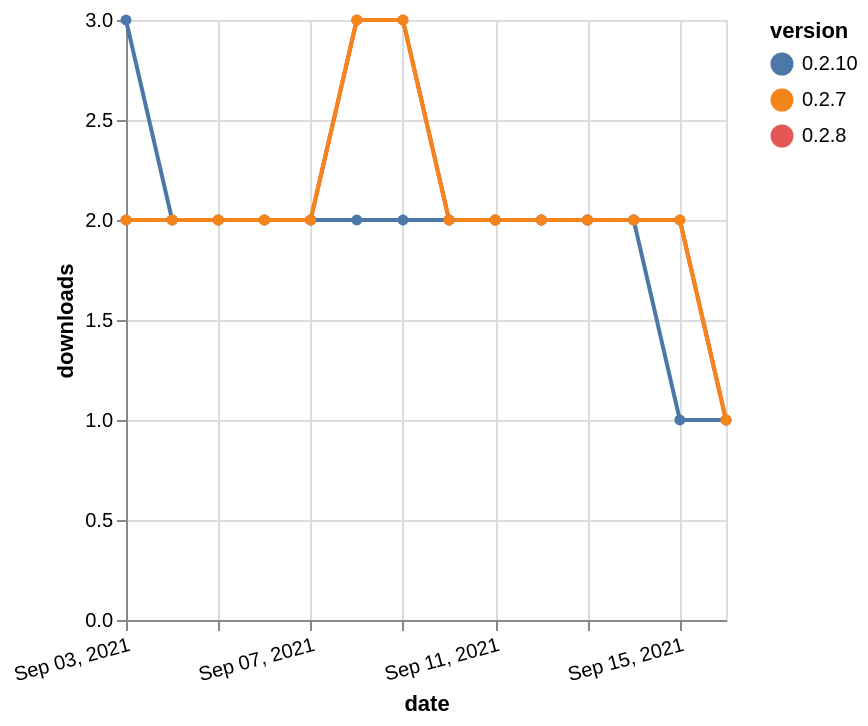

The Vega-Lite source for this figure:
### Vega-Lite specification from a JSON file in a GitHub repository (floating-point values rounded to 4 significant figures)
{"$schema": "https://vega.github.io/schema/vega-lite/v5.json", "description": "A simple bar chart with embedded data.", "data": {"values": [{"date": "2021-09-03", "total": 2274, "delta": 3, "version": "0.2.10"}, {"date": "2021-09-04", "total": 2276, "delta": 2, "version": "0.2.10"}, {"date": "2021-09-05", "total": 2278, "delta": 2, "version": "0.2.10"}, {"date": "2021-09-06", "total": 2280, "delta": 2, "version": "0.2.10"}, {"date": "2021-09-07", "total": 2282, "delta": 2, "version": "0.2.10"}, {"date": "2021-09-08", "total": 2284, "delta": 2, "version": "0.2.10"}, {"date": "2021-09-09", "total": 2286, "delta": 2, "version": "0.2.10"}, {"date": "2021-09-10", "total": 2288, "delta": 2, "version": "0.2.10"}, {"date": "2021-09-11", "total": 2290, "delta": 2, "version": "0.2.10"}, {"date": "2021-09-12", "total": 2292, "delta": 2, "version": "0.2.10"}, {"date": "2021-09-13", "total": 2294, "delta": 2, "version": "0.2.10"}, {"date": "2021-09-14", "total": 2296, "delta": 2, "version": "0.2.10"}, {"date": "2021-09-15", "total": 2297, "delta": 1, "version": "0.2.10"}, {"date": "2021-09-16", "total": 2298, "delta": 1, "version": "0.2.10"}, {"date": "2021-09-03", "total": 2714, "delta": 2, "version": "0.2.8"}, {"date": "2021-09-04", "total": 2716, "delta": 2, "version": "0.2.8"}, {"date": "2021-09-05", "total": 2718, "delta": 2, "version": "0.2.8"}, {"date": "2021-09-06", "total": 2720, "delta": 2, "version": "0.2.8"}, {"date": "2021-09-07", "total": 2722, "delta": 2, "version": "0.2.8"}, {"date": "2021-09-08", "total": 2725, "delta": 3, "version": "0.2.8"}, {"date": "2021-09-09", "total": 2728, "delta": 3, "version": "0.2.8"}, {"date": "2021-09-10", "total": 2730, "delta": 2, "version": "0.2.8"}, {"date": "2021-09-11", "total": 2732, "delta": 2, "version": "0.2.8"}, {"date": "2021-09-12", "total": 2734, "delta": 2, "version": "0.2.8"}, {"date": "2021-09-13", "total": 2736, "delta": 2, "version": "0.2.8"}, {"date": "2021-09-14", "total": 2738, "delta": 2, "version": "0.2.8"}, {"date": "2021-09-15", "total": 2740, "delta": 2, "version": "0.2.8"}, {"date": "2021-09-16", "total": 2741, "delta": 1, "version": "0.2.8"}, {"date": "2021-09-03", "total": 2547, "delta": 2, "version": "0.2.7"}, {"date": "2021-09-04", "total": 2549, "delta": 2, "version": "0.2.7"}, {"date": "2021-09-05", "total": 2551, "delta": 2, "version": "0.2.7"}, {"date": "2021-09-06", "total": 2553, "delta": 2, "version": "0.2.7"}, {"date": "2021-09-07", "total": 2555, "delta": 2, "version": "0.2.7"}, {"date": "2021-09-08", "total": 2558, "delta": 3, "version": "0.2.7"}, {"date": "2021-09-09", "total": 2561, "delta": 3, "version": "0.2.7"}, {"date": "2021-09-10", "total": 2563, "delta": 2, "version": "0.2.7"}, {"date": "2021-09-11", "total": 2565, "delta": 2, "version": "0.2.7"}, {"date": "2021-09-12", "total": 2567, "delta": 2, "version": "0.2.7"}, {"date": "2021-09-13", "total": 2569, "delta": 2, "version": "0.2.7"}, {"date": "2021-09-14", "total": 2571, "delta": 2, "version": "0.2.7"}, {"date": "2021-09-15", "total": 2573, "delta": 2, "version": "0.2.7"}, {"date": "2021-09-16", "total": 2574, "delta": 1, "version": "0.2.7"}]}, "width": "container", "mark": {"type": "line", "point": {"filled": true}}, "encoding": {"x": {"field": "date", "type": "temporal", "timeUnit": "yearmonthdate", "title": "date", "axis": {"labelAngle": -15}}, "y": {"field": "delta", "type": "quantitative", "title": "downloads"}, "color": {"field": "version", "type": "nominal"}, "tooltip": {"field": "delta"}}}
